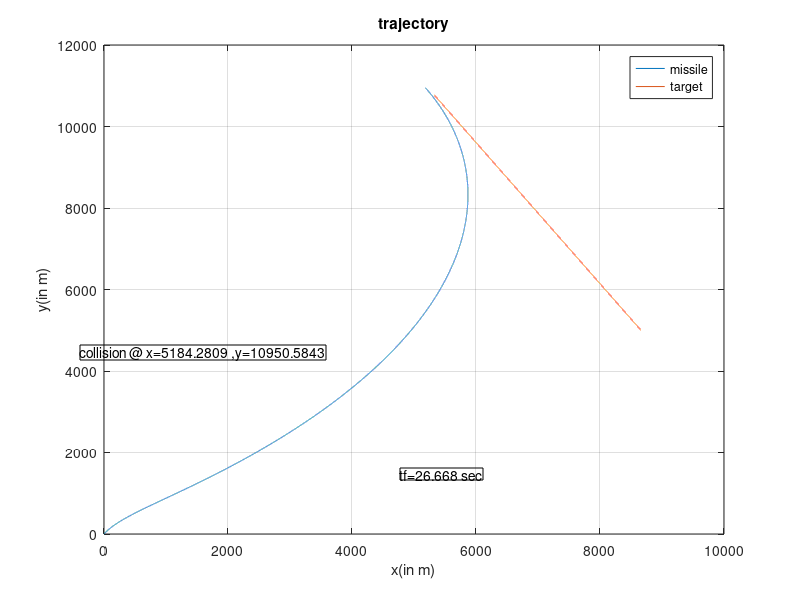
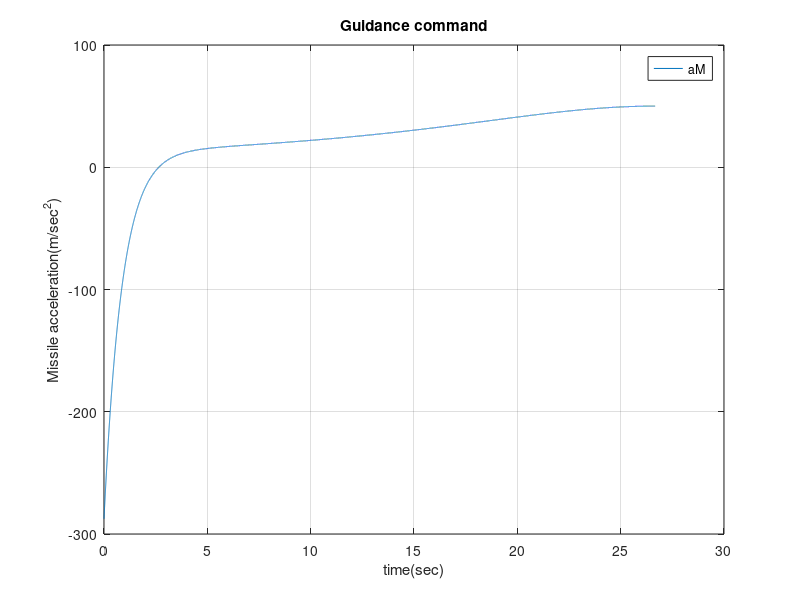

These figures' MATLAB source, in order:
%% AE 410 Assignment -2
% Submitted by : Ram Milan Verma; 150010037
%% Q2.(d)
clear; close all;
in_dev=30; %Missile has an initial deviation of 30 degrees anticlockwise in its velocity direction.
gamaT=120; VT=250; VM=500;
r(1)=10000;
theta(1)=30;
gamaM(1)=theta(1) + in_dev;
Vr0=VT*cosd(gamaT-theta(1))-VM*cosd(gamaM(1)-theta(1));
tf = r(1)*(Vr0 + 2*VM)/(VM^2-VT^2); % time of collision
dt=1e-3;  % integration time step
Ns=floor(tf/dt); % number of samples
t=linspace(0,tf,Ns);
xM(1)=0; yM(1)=0; %missile's initial coordinate assumed to (0,0) WLOG
xT(1)=r(1)*cosd(theta(1)); yT(1)=r(1)*sind(theta(1)); % initial position of target w.r.t. missile
K=10; % gain 
for i=1:Ns
    % rate calculatio step
    rdot= VT*cosd(gamaT-theta(i)) - VM;
    theta_dot=VT*sind(gamaT-theta(i))/r(i); %rad / sec
    aM(i)=VM*theta_dot -K*(gamaM(i)-theta(i)); %First term nullifies missile's fight path angle rate with LOS rate and
    % second term generates lateral acceleration proportional to angular difference; K is the gain
    gamaM_dot=aM(i)/VM; % rad /sec
    % update step
    r(i+1)=r(i) + rdot*dt;
    theta(i+1)=theta(i) + theta_dot*dt*180/pi;
    gamaM(i+1)= gamaM(i) +gamaM_dot*dt*180/pi;
    xM(i+1)=xM(i)+ VM*cosd(gamaM(i+1))*dt;
    yM(i+1)=yM(i)+ VM*sind(gamaM(i+1))*dt;
    xT(i+1)=xT(i)+ VT*cosd(gamaT)*dt;
    yT(i+1)= yT(i)+VT*sind(gamaT)*dt;
    if r(i)<=0 
        break
    end
end
% plotting of trajectory and guidance command
figure
plot(xM,yM,xT,yT), xlabel('x(in m)'),ylabel('y(in m)'),legend('missile', 'target'), title('trajectory'), grid on
annotation('textbox', [0.5, 0.2, 0.1, 0.1], 'String',strcat('tf= ',num2str(i*dt), ' sec'));
dim = [.1 .4 .2 .2];
str = strcat('collision @ x= ',num2str(xM(i)),' ,y= ',num2str(yM(i)));
annotation('textbox',dim,'String',str,'FitBoxToText','on');
figure
plot(t(1:i),aM),xlabel('time(sec)'),ylabel('Missile acceleration(m/sec^2)'),legend('aM'), title('Guidance command'); grid on